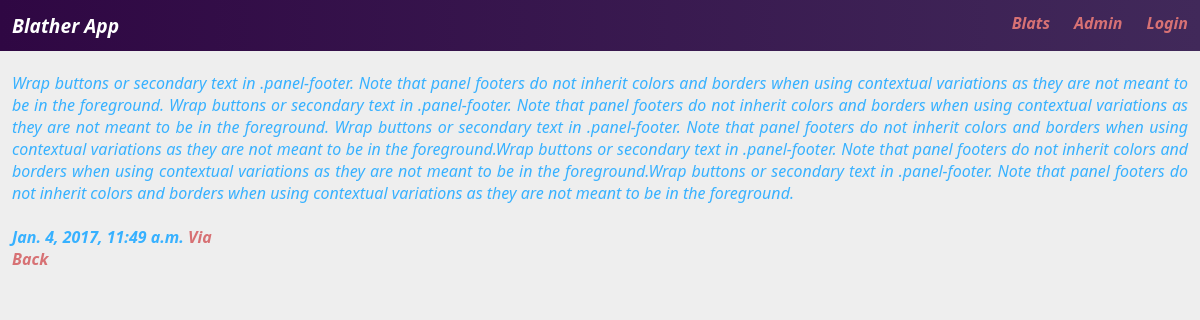
Page /2/ on the committed database.
### blat/models.py (models this page shows, shortened)
class Blat(models.Model):
  text = models.TextField()
  created_on = models.DateTimeField(auto_now_add=True)
  via = models.URLField(blank=True)
  created_by = models.ForeignKey(User)

### blat/views.py (the view)
# urls.py: url(r'^(?P<pk>[0-9]+)/$', views.DetailView.as_view(), name='detail'),
class DetailView(generic.DetailView):
  model = Blat
  template_name = 'blat/detail.html'
  context_object_name = 'blat'

### blat/templates/blat/detail.html (shortened to what this page needs)
{% extends "blat/master.html" %}
{% block content %}
<div class="cards">
    <div class="card">
        <h4>{{ blat.text }}</h4>
        <div class="card-copy">
            {{ blat.created_on }}
            {% if blat.via %}
                <a href="{{blat.via}}"><i>Via</i></a>
            {% endif %}
        </div>
        <a href="javascript:history.go(-1)">Back</a>
    </div>
</div>
{% endblock %}

### blat/static/css/layout.css (style rules this page uses)
html { box-sizing: border-box; }
body { color: #37b1ff; font-weight: 600; font-style: italic; background: #eee; margin:0; padding:0; font-family: 'Segoe UI'; }
h1,h2,h3,h4 { font-weight: 400; }
a { color: #D77174; text-decoration:none; }
.cards { text-align: justify; }

### rows in the picture
Blat: text "Wrap buttons or secondary text in .panel-footer. Note that panel footers do not inherit colors and borders when using contextual variations as they are not meant to be in the foreground. Wrap buttons or secondary text in .panel-footer. Note that panel footers do not inherit colors and borders when using contextual variations as they are not meant to be in the foreground. Wrap buttons or secondary text in .panel-footer. Note that panel footers do not inherit colors and borders when using contextual variations as they are not meant to be in the foreground.Wrap buttons or secondary text in .panel-footer. Note that panel footers do not inherit colors and borders when using contextual variations…", created_on "Jan. 4, 2017, 11:49 a.m."
